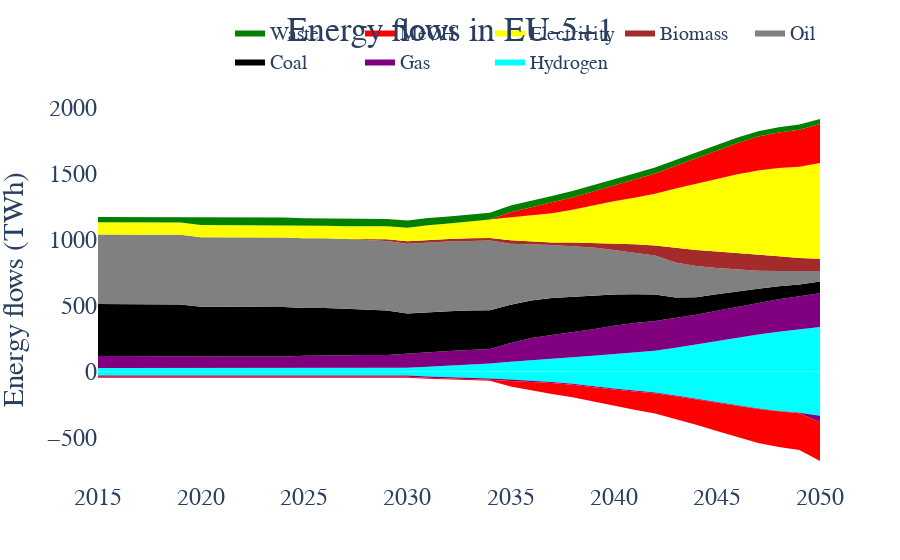

The notebook cell this image was saved under:
### Code cell
energy_input=resource_inflow[(resource_inflow.Resource.isin(primary_resource_conversion.keys()))]
# energy_input=energy_input[energy_input.Sector=="E-Fuels"]
energy_output=resource_outflow[(resource_outflow.Resource.isin(primary_resource_conversion.keys()))]
# energy_output=energy_output[energy_output.Sector=="E-Fuels"]

energy_input=energy_input.drop(["Sector","Country"],axis=1).groupby(by=["Resource","Year"]).sum().reset_index()
energy_output=energy_output.drop(["Sector","Country"],axis=1).groupby(by=["Resource","Year"]).sum().reset_index()
df_merged=pd.concat([energy_input,energy_output],ignore_index=True)
fig = go.Figure()

for resource in primary_resource_conversion.keys():
    if resource not in ["Olefins","Ammonia","Naphtha","CO"]:
        fig.add_trace(go.Scatter(x=energy_input[energy_input.Resource==resource].Year,y=energy_input[energy_input.Resource==resource].Flow,name=resource,
                         line=dict(width=0,color=primary_resource_color[resource]),
                             fillcolor=primary_resource_color[resource],mode='lines',stackgroup='one'))
        fig.add_trace(go.Scatter(x=energy_output[energy_output.Resource==resource].Year,y=energy_output[energy_output.Resource==resource].Flow,name=resource,
                         line=dict(width=0,color=primary_resource_color[resource]),
                             fillcolor=primary_resource_color[resource],mode='lines',stackgroup='two',showlegend=False))
fig.update_layout(title='Energy flows in EU-5+1',title_x=0.5,title_y=0.97,
                   yaxis_title='Energy flows (TWh)')
fig.update_layout(
    font=dict(
        family="Times New Roman",size=24)
    )
fig.update_annotations(font_size=24)
fig.update_layout(legend=dict(
    orientation="h",
    yanchor="bottom",
    y=1.05,
    xanchor="right",
    x=1,font = dict(size=20)
))

# fig.add_annotation(dict(font=dict(color="black",size=28),
#                                         x=-0.05,
#                                         y=1.15,
#                                         showarrow=False,
#                                         text="(c)",
#                                         textangle=0,
#                                         xanchor='left',
#                                         xref="paper",
#                                         yref="paper"))

fig.update_layout( paper_bgcolor="rgba(0,0,0,0)", plot_bgcolor="rgba(0,0,0,0)")
fig.show()

### Figure 1 — Plotly figure (JSON) as saved in the notebook; plotly's stock layout.template omitted (floating-point values rounded to 4 significant figures)
{"data": [{"fillcolor": "cyan", "line": {"color": "cyan", "width": 0}, "mode": "lines", "name": "Hydrogen", "stackgroup": "one", "type": "scatter", "x": [2015, 2016, 2017, 2018, 2019, 2020, 2021, 2022, 2023, 2024, 2025, 2026, 2027, 2028, 2029, 2030, 2031, 2032, 2033, 2034, 2035, 2036, 2037, 2038, 2039, 2040, 2041, 2042, 2043, 2044, 2045, 2046, 2047, 2048, 2049, 2050], "y": [26.37, 26.37, 26.37, 26.37, 26.37, 26.37, 26.37, 26.37, 26.37, 26.37, 26.37, 26.37, 26.37, 26.37, 26.37, 29.77, 35.73, 43.25, 51.5, 60.35, 75.22, 84.48, 97.69, 107.7, 119.8, 131.3, 145.0, 158.1, 180.0, 205.8, 229.5, 255.8, 281.2, 301.4, 318.9, 337.3]}, {"fillcolor": "cyan", "line": {"color": "cyan", "width": 0}, "mode": "lines", "name": "Hydrogen", "showlegend": false, "stackgroup": "two", "type": "scatter", "x": [2015, 2016, 2017, 2018, 2019, 2020, 2021, 2022, 2023, 2024, 2025, 2026, 2027, 2028, 2029, 2030, 2031, 2032, 2033, 2034, 2035, 2036, 2037, 2038, 2039, 2040, 2041, 2042, 2043, 2044, 2045, 2046, 2047, 2048, 2049, 2050], "y": [-28.92, -28.92, -28.92, -28.92, -28.92, -28.92, -28.92, -28.92, -28.92, -28.92, -28.92, -28.92, -28.92, -28.92, -28.92, -29.29, -36.7, -40.08, -46.23, -51.96, -60.49, -67.78, -78.22, -92.38, -111.8, -127.7, -143.2, -158.1, -180.0, -205.0, -229.5, -255.8, -279.8, -297.9, -311.5, -333.1]}, {"fillcolor": "purple", "line": {"color": "purple", "width": 0}, "mode": "lines", "name": "Gas", "stackgroup": "one", "type": "scatter", "x": [2015, 2016, 2017, 2018, 2019, 2020, 2021, 2022, 2023, 2024, 2025, 2026, 2027, 2028, 2029, 2030, 2031, 2032, 2033, 2034, 2035, 2036, 2037, 2038, 2039, 2040, 2041, 2042, 2043, 2044, 2045, 2046, 2047, 2048, 2049, 2050], "y": [90.77, 90.62, 90.29, 89.66, 88.89, 88.74, 88.59, 88.31, 87.82, 87.48, 93.18, 93.04, 98.39, 98.25, 99.09, 106.9, 113.0, 112.5, 112.1, 111.0, 141.4, 169.4, 179.1, 188.2, 200.2, 214.5, 222.5, 223.6, 225.0, 223.9, 231.0, 234.7, 238.3, 244.8, 250.6, 255.4]}, {"fillcolor": "purple", "line": {"color": "purple", "width": 0}, "mode": "lines", "name": "Gas", "showlegend": false, "stackgroup": "two", "type": "scatter", "x": [2015, 2016, 2017, 2018, 2019, 2020, 2021, 2022, 2023, 2024, 2025, 2026, 2027, 2028, 2029, 2030, 2031, 2032, 2033, 2034, 2035, 2036, 2037, 2038, 2039, 2040, 2041, 2042, 2043, 2044, 2045, 2046, 2047, 2048, 2049, 2050], "y": [-10.06, -10.06, -10.06, -10.06, -10.06, -10.06, -10.06, -10.06, -10.06, -10.06, -10.06, -10.06, -10.06, -10.06, -10.06, -10.06, -10.06, -10.06, -10.06, -10.06, -10.06, -8.724, -8.247, -7.931, -7.527, -7.037, -6.613, -6.221, -5.66, -5.1, -4.388, -3.771, -3.204, -2.835, -2.545, -49.28]}, {"fillcolor": "black", "line": {"color": "black", "width": 0}, "mode": "lines", "name": "Coal", "stackgroup": "one", "type": "scatter", "x": [2015, 2016, 2017, 2018, 2019, 2020, 2021, 2022, 2023, 2024, 2025, 2026, 2027, 2028, 2029, 2030, 2031, 2032, 2033, 2034, 2035, 2036, 2037, 2038, 2039, 2040, 2041, 2042, 2043, 2044, 2045, 2046, 2047, 2048, 2049, 2050], "y": [393.4, 393.3, 393.2, 393.1, 393.0, 374.5, 374.4, 374.4, 374.3, 374.3, 361.3, 361.5, 350.4, 343.5, 335.7, 302.5, 302.0, 301.1, 297.6, 293.2, 288.8, 284.3, 279.9, 268.6, 256.2, 236.6, 217.8, 201.1, 155.4, 132.4, 125.3, 117.4, 107.2, 98.42, 89.35, 87.97]}, {"fillcolor": "black", "line": {"color": "black", "width": 0}, "mode": "lines", "name": "Coal", "showlegend": false, "stackgroup": "two", "type": "scatter", "x": [2015, 2016, 2017, 2018, 2019, 2020, 2021, 2022, 2023, 2024, 2025, 2026, 2027, 2028, 2029, 2030, 2031, 2032, 2033, 2034, 2035, 2036, 2037, 2038, 2039, 2040, 2041, 2042, 2043, 2044, 2045, 2046, 2047, 2048, 2049, 2050], "y": [0, 0, 0, 0, 0, 0, 0, 0, 0, 0, 0, 0, 0, 0, 0, 0, 0, 0, 0, 0, 0, 0, 0, 0, 0, 0, 0, 0, 0, 0, 0, 0, 0, 0, 0, 0]}, {"fillcolor": "grey", "line": {"color": "grey", "width": 0}, "mode": "lines", "name": "Oil", "stackgroup": "one", "type": "scatter", "x": [2015, 2016, 2017, 2018, 2019, 2020, 2021, 2022, 2023, 2024, 2025, 2026, 2027, 2028, 2029, 2030, 2031, 2032, 2033, 2034, 2035, 2036, 2037, 2038, 2039, 2040, 2041, 2042, 2043, 2044, 2045, 2046, 2047, 2048, 2049, 2050], "y": [526.8, 526.8, 526.8, 526.8, 526.8, 526.8, 526.8, 526.8, 526.8, 526.8, 526.8, 526.8, 526.8, 526.8, 526.8, 526.8, 526.8, 526.8, 526.8, 526.8, 460.7, 425.3, 400.3, 383.8, 362.6, 336.9, 314.8, 294.2, 264.8, 235.5, 198.2, 165.9, 136.2, 116.9, 101.7, 79.27]}, {"fillcolor": "grey", "line": {"color": "grey", "width": 0}, "mode": "lines", "name": "Oil", "showlegend": false, "stackgroup": "two", "type": "scatter", "x": [2015, 2016, 2017, 2018, 2019, 2020, 2021, 2022, 2023, 2024, 2025, 2026, 2027, 2028, 2029, 2030, 2031, 2032, 2033, 2034, 2035, 2036, 2037, 2038, 2039, 2040, 2041, 2042, 2043, 2044, 2045, 2046, 2047, 2048, 2049, 2050], "y": [0, 0, 0, 0, 0, 0, 0, 0, 0, 0, 0, 0, 0, 0, 0, 0, 0, 0, 0, 0, 0, 0, 0, 0, 0, 0, 0, 0, 0, 0, 0, 0, 0, 0, 0, 0]}, {"fillcolor": "brown", "line": {"color": "brown", "width": 0}, "mode": "lines", "name": "Biomass", "stackgroup": "one", "type": "scatter", "x": [2015, 2016, 2017, 2018, 2019, 2020, 2021, 2022, 2023, 2024, 2025, 2026, 2027, 2028, 2029, 2030, 2031, 2032, 2033, 2034, 2035, 2036, 2037, 2038, 2039, 2040, 2041, 2042, 2043, 2044, 2045, 2046, 2047, 2048, 2049, 2050], "y": [0, 0, 0, 0, 0, 0, 0, 0, 0, 0, 0, 0, 0, 7.135, 13.11, 19.31, 19.42, 19.53, 19.63, 19.74, 27.17, 19.94, 20.04, 27.41, 33.39, 51.03, 62.2, 76.45, 111.8, 122.0, 125.1, 124.7, 122.0, 111.7, 99.05, 94.25]}, {"fillcolor": "brown", "line": {"color": "brown", "width": 0}, "mode": "lines", "name": "Biomass", "showlegend": false, "stackgroup": "two", "type": "scatter", "x": [2015, 2016, 2017, 2018, 2019, 2020, 2021, 2022, 2023, 2024, 2025, 2026, 2027, 2028, 2029, 2030, 2031, 2032, 2033, 2034, 2035, 2036, 2037, 2038, 2039, 2040, 2041, 2042, 2043, 2044, 2045, 2046, 2047, 2048, 2049, 2050], "y": [0, 0, 0, 0, 0, 0, 0, 0, 0, 0, 0, 0, 0, 0, 0, 0, 0, 0, 0, 0, 0, 0, 0, 0, 0, 0, 0, 0, 0, 0, 0, 0, 0, 0, 0, 0]}, {"fillcolor": "yellow", "line": {"color": "yellow", "width": 0}, "mode": "lines", "name": "Electricity", "stackgroup": "one", "type": "scatter", "x": [2015, 2016, 2017, 2018, 2019, 2020, 2021, 2022, 2023, 2024, 2025, 2026, 2027, 2028, 2029, 2030, 2031, 2032, 2033, 2034, 2035, 2036, 2037, 2038, 2039, 2040, 2041, 2042, 2043, 2044, 2045, 2046, 2047, 2048, 2049, 2050], "y": [92.66, 92.66, 92.66, 92.66, 92.66, 92.66, 92.66, 92.66, 92.66, 92.66, 95.04, 95.04, 97.11, 97.11, 97.48, 103.1, 110.6, 116.6, 127.7, 138.2, 170.5, 194.4, 219.9, 247.7, 283.9, 316.8, 351.8, 391.8, 447.9, 502.2, 548.6, 593.7, 636.0, 666.3, 690.2, 723.9]}, {"fillcolor": "yellow", "line": {"color": "yellow", "width": 0}, "mode": "lines", "name": "Electricity", "showlegend": false, "stackgroup": "two", "type": "scatter", "x": [2015, 2016, 2017, 2018, 2019, 2020, 2021, 2022, 2023, 2024, 2025, 2026, 2027, 2028, 2029, 2030, 2031, 2032, 2033, 2034, 2035, 2036, 2037, 2038, 2039, 2040, 2041, 2042, 2043, 2044, 2045, 2046, 2047, 2048, 2049, 2050], "y": [0, 0, 0, 0, 0, 0, 0, 0, 0, 0, 0, 0, 0, 0, 0, 0, 0, 0, 0, 0, 0, 0, 0, 0, 0, 0, 0, 0, 0, 0, 0, 0, 0, 0, 0, 0]}, {"fillcolor": "red", "line": {"color": "red", "width": 0}, "mode": "lines", "name": "MeOH", "stackgroup": "one", "type": "scatter", "x": [2015, 2016, 2017, 2018, 2019, 2020, 2021, 2022, 2023, 2024, 2025, 2026, 2027, 2028, 2029, 2030, 2031, 2032, 2033, 2034, 2035, 2036, 2037, 2038, 2039, 2040, 2041, 2042, 2043, 2044, 2045, 2046, 2047, 2048, 2049, 2050], "y": [0, 0, 0, 0, 0, 0, 0, 0, 0, 0, 0, 0, 0, 0, 0, 0, 0, 0, 0, 0, 41.39, 66.59, 82.98, 93.82, 107.7, 124.6, 139.1, 152.6, 171.9, 191.1, 215.6, 236.8, 256.3, 269.0, 278.9, 293.7]}, {"fillcolor": "red", "line": {"color": "red", "width": 0}, "mode": "lines", "name": "MeOH", "showlegend": false, "stackgroup": "two", "type": "scatter", "x": [2015, 2016, 2017, 2018, 2019, 2020, 2021, 2022, 2023, 2024, 2025, 2026, 2027, 2028, 2029, 2030, 2031, 2032, 2033, 2034, 2035, 2036, 2037, 2038, 2039, 2040, 2041, 2042, 2043, 2044, 2045, 2046, 2047, 2048, 2049, 2050], "y": [-7.872, -7.872, -7.872, -7.872, -7.872, -7.872, -7.872, -7.872, -7.872, -7.872, -7.872, -7.872, -7.872, -7.872, -7.872, -7.872, -7.872, -7.872, -7.872, -7.872, -41.39, -66.6, -82.98, -93.83, -107.7, -124.6, -139.1, -152.6, -171.9, -191.1, -215.6, -236.8, -256.3, -269.0, -278.9, -293.7]}, {"fillcolor": "green", "line": {"color": "green", "width": 0}, "mode": "lines", "name": "Waste", "stackgroup": "one", "type": "scatter", "x": [2015, 2016, 2017, 2018, 2019, 2020, 2021, 2022, 2023, 2024, 2025, 2026, 2027, 2028, 2029, 2030, 2031, 2032, 2033, 2034, 2035, 2036, 2037, 2038, 2039, 2040, 2041, 2042, 2043, 2044, 2045, 2046, 2047, 2048, 2049, 2050], "y": [39.02, 38.92, 38.83, 38.74, 38.64, 57.82, 57.68, 57.54, 57.4, 57.26, 57.12, 56.47, 55.81, 55.23, 54.65, 54.11, 53.34, 52.57, 51.8, 51.02, 50.23, 49.45, 48.66, 47.86, 47.07, 46.27, 45.46, 44.66, 43.85, 43.06, 42.28, 41.49, 40.71, 39.91, 39.11, 38.31]}, {"fillcolor": "green", "line": {"color": "green", "width": 0}, "mode": "lines", "name": "Waste", "showlegend": false, "stackgroup": "two", "type": "scatter", "x": [2015, 2016, 2017, 2018, 2019, 2020, 2021, 2022, 2023, 2024, 2025, 2026, 2027, 2028, 2029, 2030, 2031, 2032, 2033, 2034, 2035, 2036, 2037, 2038, 2039, 2040, 2041, 2042, 2043, 2044, 2045, 2046, 2047, 2048, 2049, 2050], "y": [0, 0, 0, 0, 0, 0, 0, 0, 0, 0, 0, 0, 0, 0, 0, 0, 0, 0, 0, 0, 0, 0, 0, 0, 0, 0, 0, 0, 0, 0, 0, 0, 0, 0, 0, 0]}], "layout": {"font": {"family": "Times New Roman", "size": 24}, "legend": {"font": {"size": 20}, "orientation": "h", "x": 1, "xanchor": "right", "y": 1.05, "yanchor": "bottom"}, "paper_bgcolor": "rgba(0,0,0,0)", "plot_bgcolor": "rgba(0,0,0,0)", "title": {"text": "Energy flows in EU-5+1", "x": 0.5, "y": 0.97}, "yaxis": {"title": {"text": "Energy flows (TWh)"}}}}
